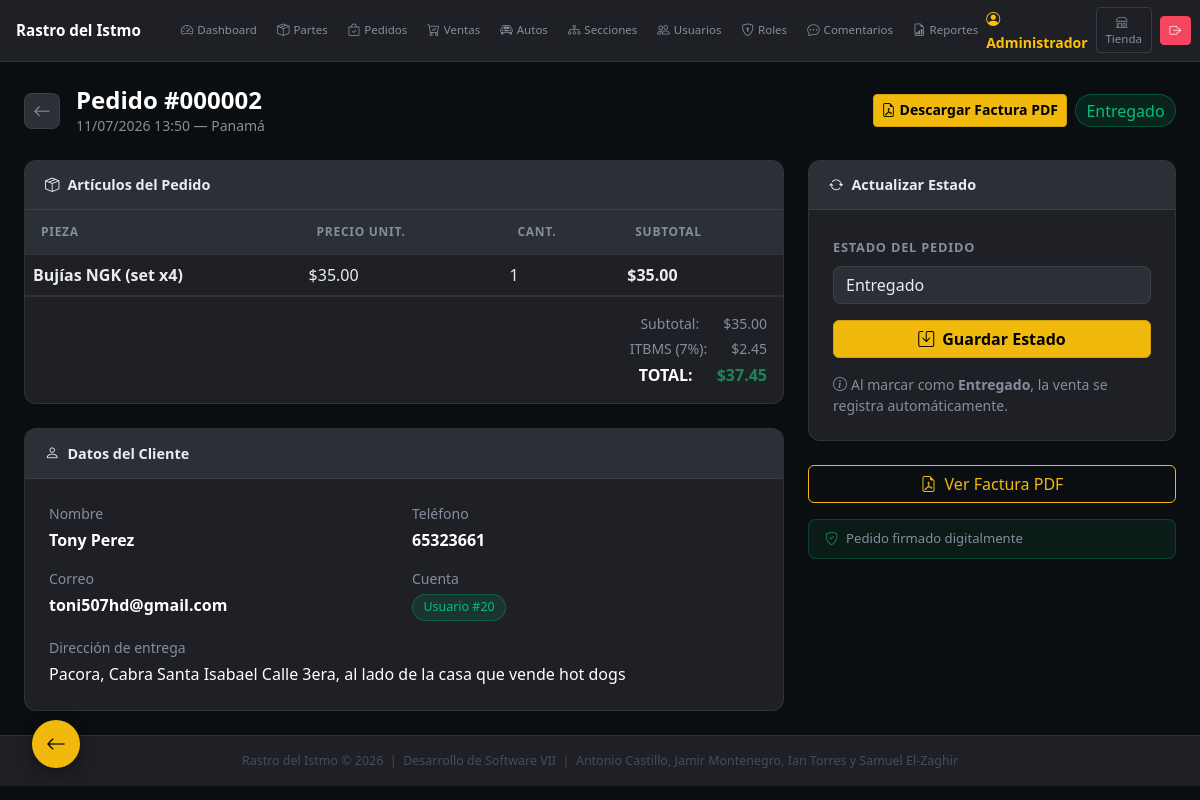
Screenshot of /admin/?mod=pedidos&action=detalle&id=2 (signed in) with the database file from the repository.
### tables this page shows
CREATE TABLE IF NOT EXISTS `pedidos` (
  `id` int NOT NULL AUTO_INCREMENT,
  `cliente_nombre` varchar(150) NOT NULL,
  `cliente_telefono` varchar(30) NOT NULL,
  `cliente_email` varchar(150) NOT NULL,
  `cliente_direccion` text NOT NULL,
  `cliente_notas` text,
  `usuario_id` int DEFAULT NULL,
  `estado` enum('pendiente','procesando','entregado','cancelado') DEFAULT 'pendiente',
  `subtotal` decimal(10,2) NOT NULL DEFAULT '0.00',
  `total` decimal(10,2) NOT NULL DEFAULT '0.00',
  `firma_digital` varchar(64) DEFAULT NULL,
  `creado_en` timestamp NULL DEFAULT CURRENT_TIMESTAMP,
  PRIMARY KEY (`id`),
  KEY `usuario_id` (`usuario_id`)
);

CREATE TABLE IF NOT EXISTS `pedido_items` (
  `id` int NOT NULL AUTO_INCREMENT,
  `pedido_id` int NOT NULL,
  `parte_id` int DEFAULT NULL,
  `parte_nombre` varchar(150) NOT NULL,
  `precio_unitario` decimal(10,2) NOT NULL,
  `cantidad` int NOT NULL DEFAULT '1',
  PRIMARY KEY (`id`),
  KEY `pedido_id` (`pedido_id`),
  KEY `parte_id` (`parte_id`)
);

### app/Controllers/BaseController.php (called while the page is built, shortened)
<?php
abstract class BaseController implements ErrorHandlerInterface {
    protected function view(string $tpl, array $data = []): void {
        extract($data);
        include BASE_PATH . "/app/Views/" . $tpl . ".php";
    }
}

### app/Controllers/PedidoAdminController.php (called while the page is built, shortened)
<?php
class PedidoAdminController extends BaseController {
    private PedidoModel $pm;
    public function __construct() { $this->pm=new PedidoModel(); }
    public function detalle(): void {
        $id=$id=Sanitizer::get("id","int");
        $pedido=$this->pm->findWithItems($id);
        $this->view("admin/pedidos/detalle",compact("pedido"));
    }
}

### admin/index.php (called while the page is built, shortened)
<?php
$raw    = Sanitizer::get("action") ?: "index";
$action = lcfirst(str_replace('_', '', ucwords($raw, '_')));
try {
    $ctrl   = new $map[$mod]();
    $method = method_exists($ctrl,$action) ? $action : "index";
    $ctrl->$method();
} catch (\Throwable $e) {
    if (isset($ctrl) && $ctrl instanceof ErrorHandlerInterface) { $ctrl->handle($e); }
    else { error_log("[RASTRO] " . $e->getMessage()); }
    header("Location: " . APP_URL . "/admin/"); exit;
}

### app/Config/Database.php (called while the page is built, shortened)
<?php
class Database {
    private static ?PDO $conn = null;
    public static function get(): PDO {
        if (self::$conn === null) {
            try {
                self::$conn = new PDO(
                    "mysql:host=".DB_HOST.";dbname=".DB_NAME.";charset=utf8mb4",
                    DB_USER, DB_PASS,
                    [PDO::ATTR_ERRMODE=>PDO::ERRMODE_EXCEPTION,
                     PDO::ATTR_DEFAULT_FETCH_MODE=>PDO::FETCH_ASSOC,
                     PDO::ATTR_EMULATE_PREPARES=>false]
                );
                self::$conn->exec("SET time_zone = '-05:00'");
            } catch (PDOException $e) {
                http_response_code(500);
                die("<b>Error de BD:</b> ".htmlspecialchars($e->getMessage()));
            }
        }
        return self::$conn;
    }
}

### app/Utils/Sanitizer.php (called while the page is built, shortened)
<?php
class Sanitizer {
    public static function string(string $v): string {
        return htmlspecialchars(strip_tags(trim($v)), ENT_QUOTES, "UTF-8");
    }
    public static function int(mixed $v): int {
        return (int) filter_var($v, FILTER_SANITIZE_NUMBER_INT);
    }
    public static function get(string $key, string $type = "string"): mixed {
        $v = $_GET[$key] ?? "";
        return match($type) {
            "int"   => self::int($v),
            default => self::string((string)$v),
        };
    }
}

### app/Models/BaseModel.php (called while the page is built, shortened)
<?php
abstract class BaseModel implements CrudInterface {
    protected PDO    $db;
    protected string $table = "";
    protected string $pk    = "id";
    public function __construct() { $this->db = Database::get(); }
    public function findById(int $id): array|false {
        $s = $this->db->prepare("SELECT * FROM `{$this->table}` WHERE {$this->pk}=?");
        $s->execute([$id]); return $s->fetch();
    }
    protected function query(string $sql, array $p = []): array {
        $s = $this->db->prepare($sql); $s->execute($p); return $s->fetchAll();
    }
}

### app/Models/PedidoModel.php (called while the page is built, shortened)
<?php
class PedidoModel extends BaseModel {
    public function findWithItems(int $id): array|false {
        $p = $this->findById($id);
        $p["items"] = $this->query(
            "SELECT pi.*, pa.thumbnail FROM pedido_items pi
             LEFT JOIN partes pa ON pa.id=pi.parte_id WHERE pi.pedido_id=?",[$id]
        );
        return $p;
    }
}

### app/Views/admin/pedidos/detalle.php (the view, shortened to what this page needs)
<?php $title="Pedido #".$pedido["id"]; include BASE_PATH."/app/Views/layouts/admin_header.php"; ?>
<div class="page-header mb-4">
  <div class="d-flex align-items-center gap-3">
    <a href="<?=APP_URL?>/admin/?mod=pedidos" class="btn-back"><i class="bi bi-arrow-left"></i></a>
    <div>
      <h4 class="fw-bold text-white mb-0">Pedido #<?=str_pad($pedido["id"],6,"0",STR_PAD_LEFT)?></h4>
      <p class="text-secondary small mb-0"><?=date("d/m/Y H:i",strtotime($pedido["creado_en"]))?> — Panamá</p>
    </div>
  </div>
  <div class="d-flex gap-2">
    <a href="<?=APP_URL?>/admin/?mod=factura&action=generar&id=<?=$pedido["id"]?>" class="btn btn-gold btn-sm" target="_blank">
      <i class="bi bi-file-earmark-pdf me-1"></i>Descargar Factura PDF
    </a>
    <span class="chip-<?=match($pedido["estado"]){"pendiente"=>"warning","procesando"=>"info","entregado"=>"success",default=>"danger"}?> fs-6"><?=ucfirst($pedido["estado"])?></span>
  </div>
</div>
<div class="row g-4">
  <div class="col-md-8">
    <div class="dark-card mb-4">
      <div class="dark-card-header"><i class="bi bi-box-seam me-2"></i>Artículos del Pedido</div>
      <div class="table-responsive"><table class="table dark-table mb-0">
        <thead><tr><th>Pieza</th><th>Precio Unit.</th><th>Cant.</th><th>Subtotal</th></tr></thead>
        <tbody>
        <?php foreach($pedido["items"] as $item): ?>
        <tr>
          <td class="fw-semibold text-white"><?=htmlspecialchars($item["parte_nombre"])?></td>
          <td class="text-secondary">$<?=number_format($item["precio_unitario"],2)?></td>
          <td><?=$item["cantidad"]?></td>
          <td class="fw-bold text-success">$<?=number_format($item["precio_unitario"]*$item["cantidad"],2)?></td>
        </tr>
        <?php endforeach; ?>
        </tbody>
      </table></div>
      <div class="p-3 border-top" style="border-color:var(--border)!important">
        <?php $itbms=round($pedido["total"]*0.07,2); $total=round($pedido["total"]+$itbms,2); ?>
        <div class="d-flex justify-content-end gap-4 text-secondary small mb-1"><span>Subtotal:</span><span>$<?=number_format($pedido["total"],2)?></span></div>
        <div class="d-flex justify-content-end gap-4 text-secondary small mb-1"><span>ITBMS (7%):</span><span>$<?=number_format($itbms,2)?></span></div>
        <div class="d-flex justify-content-end gap-4 fw-bold text-white"><span>TOTAL:</span><span class="text-success">$<?=number_format($total,2)?></span></div>
      </div>
    </div>
    <div class="dark-card">
      <div class="dark-card-header"><i class="bi bi-person me-2"></i>Datos del Cliente</div>
      <div class="card-body p-4">
        <div class="row g-3">
          <div class="col-md-6"><div class="text-secondary small mb-1">Nombre</div><div class="text-white fw-semibold"><?=htmlspecialchars($pedido["cliente_nombre"])?></div></div>
          <div class="col-md-6"><div class="text-secondary small mb-1">Teléfono</div><div class="text-white fw-semibold"><?=htmlspecialchars($pedido["cliente_telefono"])?></div></div>
          <div class="col-md-6"><div class="text-secondary small mb-1">Correo</div><div class="text-white fw-semibold"><?=htmlspecialchars($pedido["cliente_email"])?></div></div>
          <div class="col-md-6"><div class="text-secondary small mb-1">Cuenta</div><div><?=$pedido["usuario_id"]?"<span class=\"chip-success\">Usuario #".$pedido["usuario_id"]."</span>":"<span class=\"chip-neutral\">Sin cuenta</span>"?></div></div>
          <div class="col-12"><div class="text-secondary small mb-1">Dirección de entrega</div><div class="text-white"><?=htmlspecialchars($pedido["cliente_direccion"])?></div></div>
        </div>
      </div>
    </div>
  </div>
  <div class="col-md-4">
    <div class="dark-card mb-4">
      <div class="dark-card-header"><i class="bi bi-arrow-repeat me-2"></i>Actualizar Estado</div>
      <div class="card-body p-4">
        <form action="<?=APP_URL?>/admin/?mod=pedidos&action=cambiarEstado&id=<?=$pedido["id"]?>" method="POST">
          <label class="form-label-dark">Estado del pedido</label>
          <select name="estado" class="form-select dark-input mb-3">
            <option value="entregado"  <?=$pedido["estado"]==="entregado" ?"selected":""?>>Entregado</option>
          </select>
          <button type="submit" class="btn btn-gold fw-bold w-100"><i class="bi bi-save me-2"></i>Guardar Estado</button>
        </form>
        <div class="mt-3 text-secondary small"><i class="bi bi-info-circle me-1"></i>Al marcar como <strong>Entregado</strong>, la venta se registra automáticamente.</div>
      </div>
    </div>
    <a href="<?=APP_URL?>/admin/?mod=factura&action=generar&id=<?=$pedido["id"]?>" class="btn btn-outline-warning w-100 mb-2" target="_blank">
      <i class="bi bi-file-earmark-pdf me-2"></i>Ver Factura PDF
    </a>
    <?php if($pedido["firma_digital"]): ?><div class="firma-badge mt-2"><i class="bi bi-shield-check text-success"></i>Pedido firmado digitalmente</div><?php endif; ?>
  </div>
</div>
<?php include BASE_PATH."/app/Views/layouts/admin_footer.php"; ?>

### rows the page displays
pedidos: id "000002", creado_en "11/07/2026 13:50", estado "Entregado", total "35.00", total "2.45", total "37.45", cliente_nombre "Tony Perez", cliente_telefono "65323661", cliente_email "toni507hd@gmail.com", usuario "20", cliente_direccion "Pacora, Cabra Santa Isabael Calle 3era, al lado de la casa que vende hot dogs"
pedido_items: parte_nombre "Bujías NGK (set x4)", precio_unitario "35.00", cantidad "1", $item['precio_unitario']*$item['cantidad'] "35.00"

### other values shown
$_SESSION["user"]["nombre"] "Administrador"
